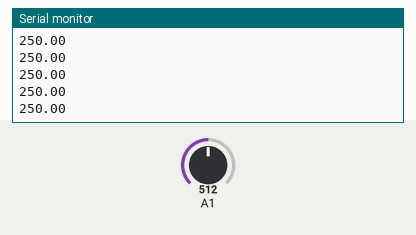
Simulated run of this sketch. Board: Arduino Uno, built with avr-gcc and run on an emulated ATmega328P. Parts: the last lines printed to the serial monitor. Inputs (shaded band) come from the test bench; at power-on: A1 = 512.

Above: at 1.2 s.
1.3 s: A1 set to 716
At 1.33 s:
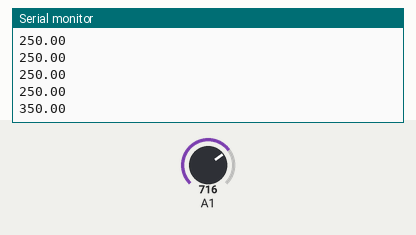
2.8 s: A1 set to 900
At 2.8 s:
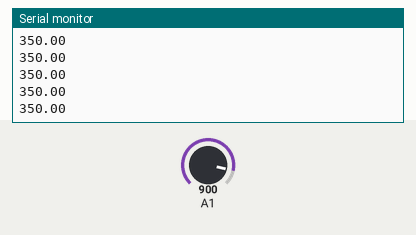
Timing chart, 0 to 5.8 s (numbered marks = the images above; inputs shaded):
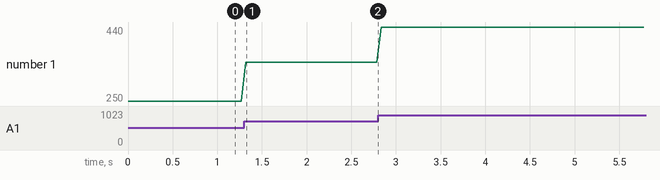

The sketch:

EE321_Lab8_TxArduino.ino
```cpp
// Initialize the output variable
float inputeTemp = 0,inputTempCel = 0;

void setup() {
  // Serial Communication
  // This arduino will read data as analog
  // Calculate's C degree value
  // Send data via serial UART Port
  Serial.begin(9600);

}

void loop() {

  // I connect my sensor to A1
  // Read data as analog from A1
  inputeTemp = analogRead(1);

  // Data should be mapped
  // There are 1024 steps
  // step size is 10 mv (given in datasheet)
  // max V is 5V
  // Calculate the temp in terms of C degree
  inputTempCel=(inputeTemp/1023)*5000/10;

  // Send data by using serial port
  // Instead of casting as int use 'round' to increase the accuracy
  Serial.println((round)(inputTempCel));

  // We don't need to read data with high frequecy
  // it is optional
  delay(50);
}
```

Measured:
- after the input at 1.3 s, the serial monitor: prints a new line at once (image 1)
- plotted number 1: 250 → 350 after the input at 1.3 s, 350 → 440 after the input at 2.8 s
